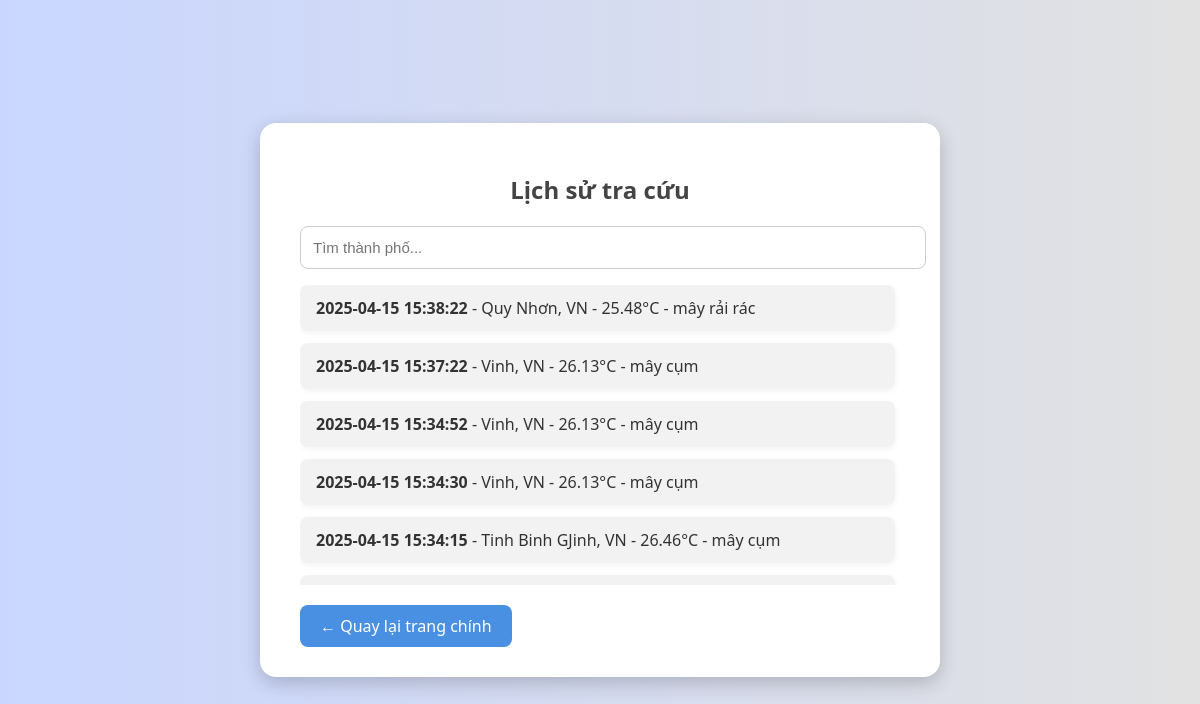
Before: /history with the older database file.
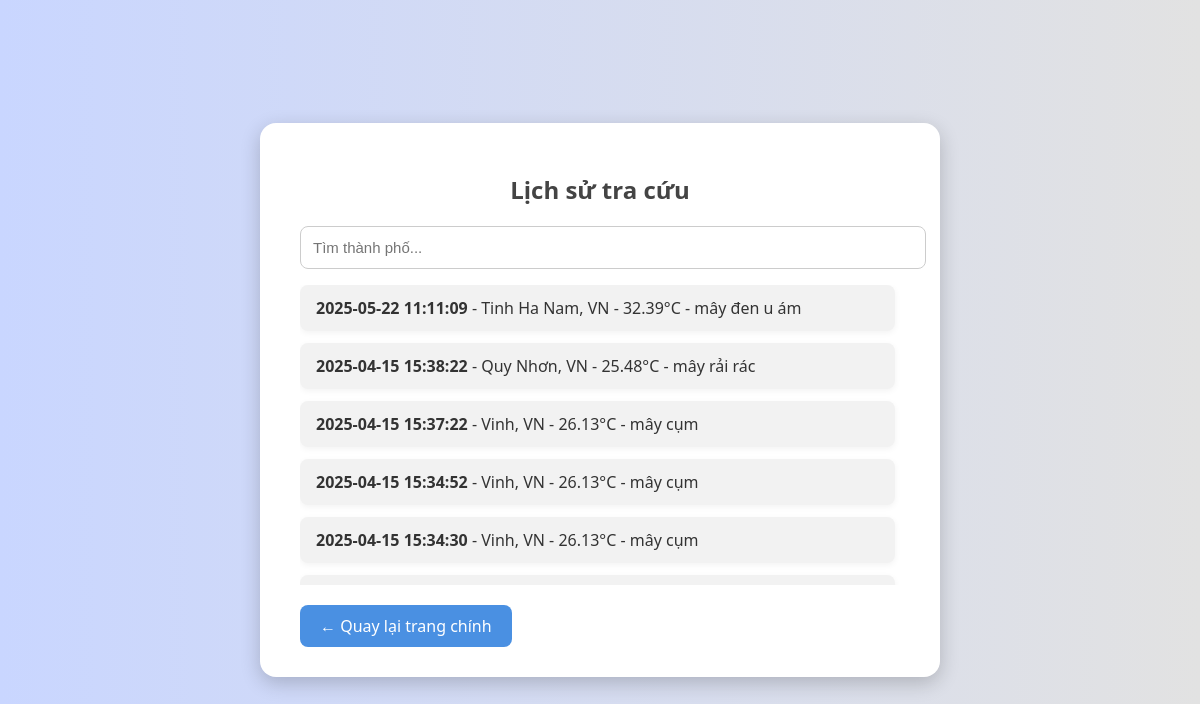
After: the same page with the newer database file.
### tables this page shows
CREATE TABLE weather_history (
        id INTEGER PRIMARY KEY AUTOINCREMENT,
        city TEXT,
        temperature REAL,
        description TEXT,
        date TEXT
    );

### app.py (the view)
@app.route('/history')
def history():
    conn = sqlite3.connect('database.db')
    c = conn.cursor()
    c.execute("SELECT * FROM weather_history ORDER BY id DESC LIMIT 50")
    records = c.fetchall()
    conn.close()
    return render_template('history.html', history=records)

### templates/history.html (shortened to what this page needs)
<!DOCTYPE html>
<html lang="vi">
<head>
</head>
<body>
    <div class="container">
        <h2>Lịch sử tra cứu</h2>
        <input type="text" id="searchInput" placeholder="Tìm thành phố...">
        <div class="scrollable-list">
            <ul id="historyList">
                {% for row in history %}
                    <li><strong>{{ row[4] }}</strong> - {{ row[1] }} - {{ row[2] }}°C - {{ row[3] }}</li>
                {% endfor %}
            </ul>
        </div>
        <a href="/">← Quay lại trang chính</a>
    </div>
</body>
</html>

### templates/history.html (style rules this page uses)
body { margin: 0; padding: 0; font-family: 'Segoe UI', sans-serif; background: linear-gradient(to right, #c9d6ff, #e2e2e2); display: flex; justify-content: center; align-items: center; min-height: 100vh; color: #333; }
.container { background: white; padding: 30px 40px; border-radius: 16px; box-shadow: 0 6px 20px rgba(0, 0, 0, 0.2); max-width: 600px; width: 90%; }
h2 { text-align: center; color: #444; margin-bottom: 20px; }
#searchInput { width: 100%; padding: 12px; margin-bottom: 16px; border: 1px solid #ccc; border-radius: 8px; font-size: 15px; }
.scrollable-list { max-height: 300px; overflow-y: auto; padding-right: 5px; }
ul { list-style: none; padding: 0; margin: 0; }
li { background: #f2f2f2; margin-bottom: 12px; padding: 12px 16px; border-radius: 8px; box-shadow: 0 2px 6px rgba(0, 0, 0, 0.05); }
a { display: inline-block; margin-top: 20px; text-decoration: none; background-color: #4a90e2; color: white; padding: 10px 20px; border-radius: 8px; transition: background 0.3s; text-align: center; }

Changed rows visible on the page:
no longer on this page (row unchanged): weather_history: date "2025-04-15 15:34:15", city "Tinh Binh GJinh, VN", temperature "26.46", description "mây cụm"
added weather_history: date "2025-05-22 11:11:09", city "Tinh Ha Nam, VN", temperature "32.39", description "mây đen u ám"
